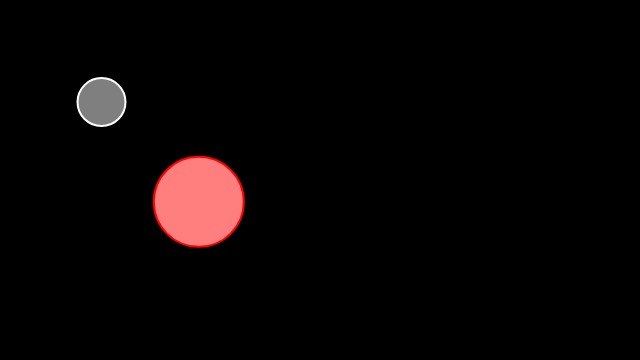
Frame 1 (no input)
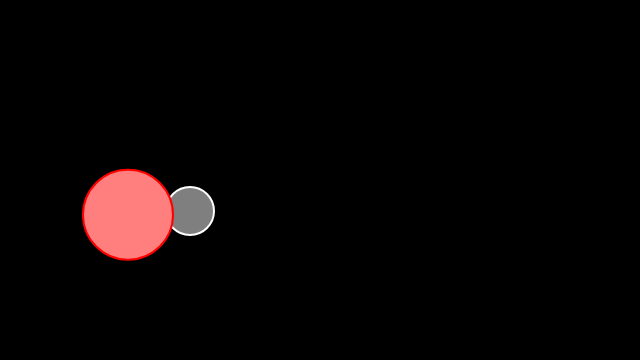
Frame 60 (no input)
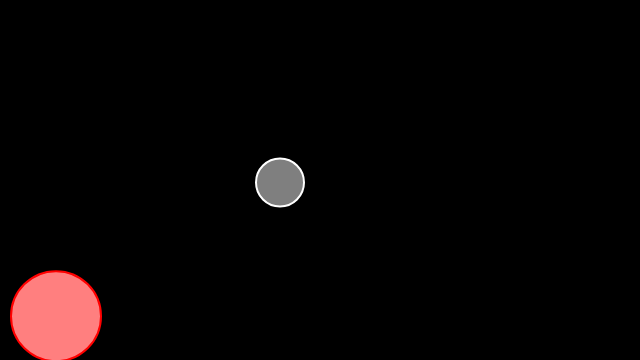
Frame 120 (the mouse pressed at the canvas centre since frame 60)

The p5.js sketch that drew these frames (run headless with seeded random() and noise() and a simulated clock; from frame 60 on, the mouse is pressed at the canvas centre):

// p5.js sketch
// ── sketch.js
/**
 * Bouncing Ball with Vectors 
 * 
 * Demonstration of using vectors to control motion 
 * of a body.
 */
 
let location1;  // Location of first ball
let velocity1;  // Velocity of first ball
let gravity1;   // Gravity of first ball
let location2;  // Location of second ball
let velocity2;  // Velocity of second ball
let gravity2;   // Gravity of second ball

function setup() {
  createCanvas(640,360);
  location1 = createVector(100,100);
  velocity1 = createVector(1.5,2.1);
  gravity1 = createVector(0,0.2);
  location2 = createVector(200,200);
  velocity2 = createVector(-1.2,1.8);
  gravity2 = createVector(0,0.2);
}

function draw() {
  background(0);
  
  
  location1.add(velocity1);
  velocity1.add(gravity1);
  if ((location1.x > width) || (location1.x < 0)) {
    velocity1.x = velocity1.x * -1;
  }
  if (location1.y > height) {
    velocity1.y = velocity1.y * -0.95; 
    location1.y = height;
  }
  stroke(255);
  strokeWeight(2);
  fill(127);
  ellipse(location1.x,location1.y,48,48);

  
  location2.add(velocity2);
  velocity2.add(gravity2);
  if ((location2.x > width) || (location2.x < 0)) {
    velocity2.x = velocity2.x * -1;
  }
  if (location2.y > height) {
    velocity2.y = velocity2.y * -0.95; 
    location2.y = height;
  }
  stroke(255, 0, 0); 
  fill(255, 127, 127); 
  ellipse(location2.x,location2.y,90,90); 
}
